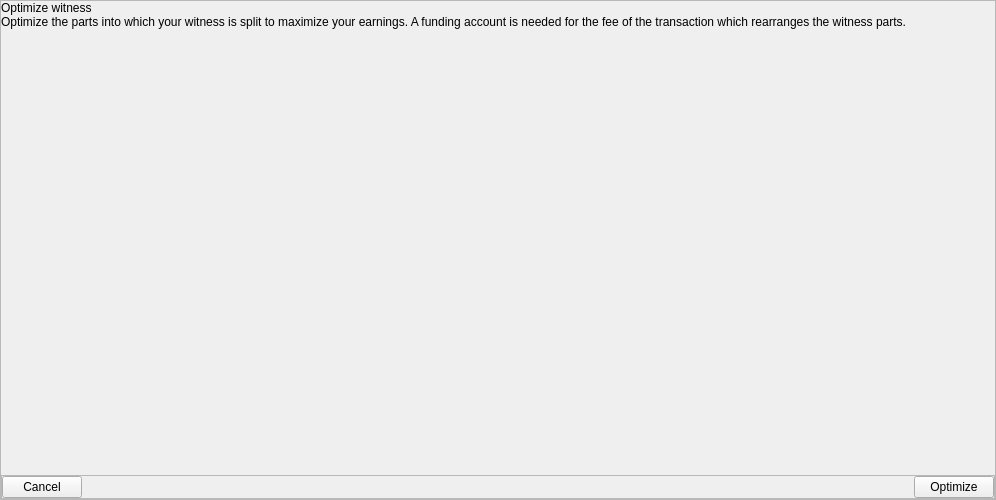
<?xml version="1.0" encoding="UTF-8"?>
<ui version="4.0">
 <class>OptimizeWitnessDialog</class>
 <widget class="QFrame" name="OptimizeWitnessDialog">
  <property name="geometry">
   <rect>
    <x>0</x>
    <y>0</y>
    <width>996</width>
    <height>500</height>
   </rect>
  </property>
  <property name="sizePolicy">
   <sizepolicy hsizetype="Expanding" vsizetype="Expanding">
    <horstretch>0</horstretch>
    <verstretch>0</verstretch>
   </sizepolicy>
  </property>
  <property name="toolTip">
   <string notr="true"/>
  </property>
  <layout class="QVBoxLayout" name="verticalLayout_2">
   <property name="spacing">
    <number>0</number>
   </property>
   <property name="leftMargin">
    <number>0</number>
   </property>
   <property name="topMargin">
    <number>0</number>
   </property>
   <property name="rightMargin">
    <number>0</number>
   </property>
   <property name="bottomMargin">
    <number>0</number>
   </property>
   <item>
    <layout class="QHBoxLayout" name="horizontalLayout">
     <property name="spacing">
      <number>0</number>
     </property>
     <item>
      <widget class="QFrame" name="dialogFrame">
       <property name="minimumSize">
        <size>
         <width>50</width>
         <height>0</height>
        </size>
       </property>
       <property name="frameShape">
        <enum>QFrame::StyledPanel</enum>
       </property>
       <property name="frameShadow">
        <enum>QFrame::Raised</enum>
       </property>
       <layout class="QVBoxLayout" name="verticalLayout">
        <property name="spacing">
         <number>0</number>
        </property>
        <property name="leftMargin">
         <number>0</number>
        </property>
        <property name="topMargin">
         <number>0</number>
        </property>
        <property name="rightMargin">
         <number>0</number>
        </property>
        <property name="bottomMargin">
         <number>0</number>
        </property>
        <item>
         <widget class="QLabel" name="titleLabel">
          <property name="text">
           <string>Optimize witness</string>
          </property>
         </widget>
        </item>
        <item>
         <widget class="QLabel" name="descriptionLabel">
          <property name="sizePolicy">
           <sizepolicy hsizetype="Expanding" vsizetype="Preferred">
            <horstretch>0</horstretch>
            <verstretch>0</verstretch>
           </sizepolicy>
          </property>
          <property name="text">
           <string>Optimize the parts into which your witness is split to maximize your earnings. A funding account is needed for the fee of the transaction which rearranges the witness parts.</string>
          </property>
          <property name="wordWrap">
           <bool>true</bool>
          </property>
         </widget>
        </item>
        <item alignment="Qt::AlignTop">
         <widget class="AccountSelectionWidget" name="fundingSelection" native="true">
          <property name="sizePolicy">
           <sizepolicy hsizetype="Expanding" vsizetype="Fixed">
            <horstretch>0</horstretch>
            <verstretch>0</verstretch>
           </sizepolicy>
          </property>
          <property name="minimumSize">
           <size>
            <width>0</width>
            <height>60</height>
           </size>
          </property>
         </widget>
        </item>
        <item>
         <spacer name="verticalSpacer">
          <property name="orientation">
           <enum>Qt::Vertical</enum>
          </property>
          <property name="sizeHint" stdset="0">
           <size>
            <width>20</width>
            <height>25</height>
           </size>
          </property>
         </spacer>
        </item>
        <item>
         <widget class="QFrame" name="buttonFrame">
          <property name="frameShape">
           <enum>QFrame::StyledPanel</enum>
          </property>
          <property name="frameShadow">
           <enum>QFrame::Raised</enum>
          </property>
          <layout class="QHBoxLayout" name="horizontalLayout_2">
           <property name="spacing">
            <number>0</number>
           </property>
           <property name="leftMargin">
            <number>0</number>
           </property>
           <property name="topMargin">
            <number>0</number>
           </property>
           <property name="rightMargin">
            <number>0</number>
           </property>
           <property name="bottomMargin">
            <number>0</number>
           </property>
           <item>
            <widget class="QPushButton" name="cancelButton">
             <property name="cursor">
              <cursorShape>PointingHandCursor</cursorShape>
             </property>
             <property name="text">
              <string>Cancel</string>
             </property>
            </widget>
           </item>
           <item>
            <spacer name="buttonSpacer">
             <property name="orientation">
              <enum>Qt::Horizontal</enum>
             </property>
             <property name="sizeHint" stdset="0">
              <size>
               <width>72</width>
               <height>20</height>
              </size>
             </property>
            </spacer>
           </item>
           <item>
            <widget class="QPushButton" name="confirmButton">
             <property name="cursor">
              <cursorShape>PointingHandCursor</cursorShape>
             </property>
             <property name="text">
              <string>Optimize</string>
             </property>
             <property name="class" stdset="0">
              <string notr="true">focus</string>
             </property>
            </widget>
           </item>
          </layout>
         </widget>
        </item>
       </layout>
      </widget>
     </item>
    </layout>
   </item>
  </layout>
 </widget>
 <customwidgets>
  <customwidget>
   <class>AccountSelectionWidget</class>
   <extends>QWidget</extends>
   <header location="global">qt/accountselectionwidget.h</header>
   <container>1</container>
  </customwidget>
 </customwidgets>
 <resources/>
 <connections/>
</ui>
